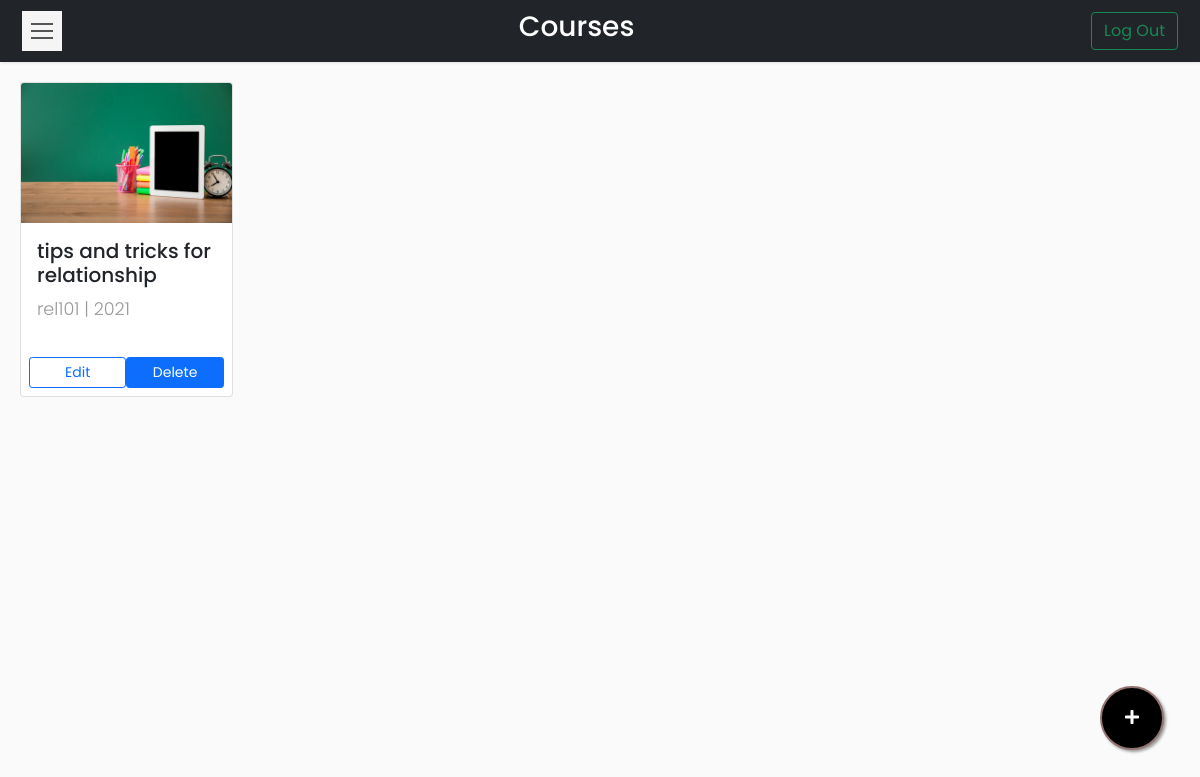
Page /Codes/teacher_courses_admin.php?id=7 (signed in) on the earlier database version.
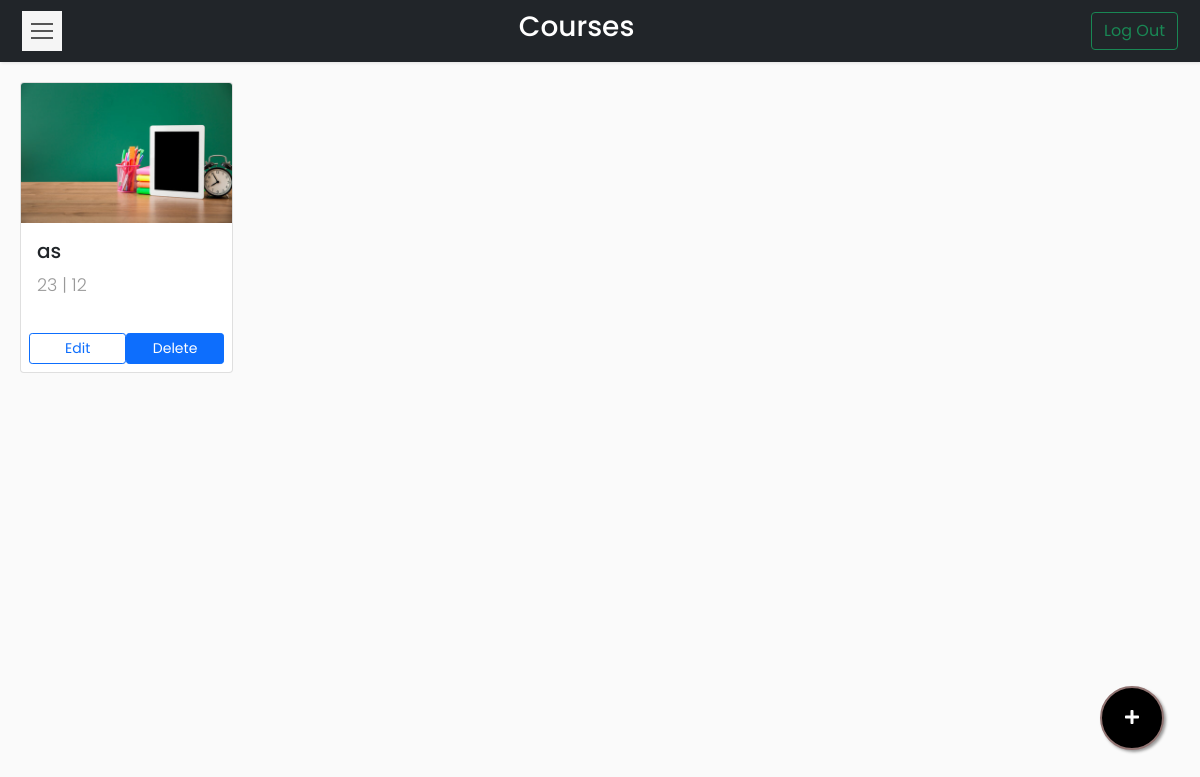
Same page on the later database version.
### tables this page shows
CREATE TABLE `courses` (
  `id` int(11) NOT NULL,
  `course_name` varchar(50) NOT NULL,
  `course_code` varchar(20) NOT NULL,
  `batch` varchar(20) NOT NULL,
  `semester` varchar(20) NOT NULL,
  `mct1` int(11) NOT NULL,
  `mct2` int(11) NOT NULL,
  `mct3` int(11) NOT NULL,
  `mct4` int(11) NOT NULL,
  `mmt1` int(11) NOT NULL,
  `mmt2` int(11) NOT NULL,
  `mta` int(11) NOT NULL,
  `met` int(11) NOT NULL,
  `mt` int(11) NOT NULL
);

### Codes/teacher_courses_admin.php (the view, shortened to what this page needs)
<?php
if (isset($_SESSION['id'])) {
    require_once __DIR__ . '/connection/connect.php';
    $id = $_GET['id'];
?>
    <!DOCTYPE html>
    <html>
    <head>
        <link rel="stylesheet" href="css/bootstrap.min.css" />
        <link rel="stylesheet" href="css/custom.css" />
    </head>
    <body>
        <nav class="navbar navbar-light bg-dark">
            <div class="container-fluid">
                <button type="button" id="sidebarCollapse" class="navbar-btn">
                    <span></span>
                    <span></span>
                    <span></span>
                </button>
                <span class="text-white h3">Courses</span>
                <form class="d-flex">
                    <a href="logout.php">
                        <button class="btn btn-outline-success" type="button">Log Out</button>
                    </a>
                </form>
            </div>
        </nav>
        <div class="wrapper">
            <div id="content">
                <button type="button" id="addIcon" data-bs-toggle="modal" data-bs-target="#new_course">
                    <i class="fa fa-plus"></i>
                </button>
                <div class="row row-cols-1 row-cols-md-5 g-4">
                    <?php
                    $sql = "SELECT course_name,course_code,batch FROM courses WHERE id=$id ORDER BY batch DESC";
                    $result = $conn->query($sql);
                    $i = 1;
                    while ($row = $result->fetch_assoc()) {
                    ?>
                        <div class="col">
                            <div class="card h-100 d-flex">
                                <a href="coursetable.php?course=<?php echo $row['course_code']; ?>">
                                    <img src="images/img<?php echo $i ?>.jpg" class="card-img-top" alt="Course Image">
                                    <div class="card-body">
                                        <h5 class="card-title"><?php echo $row['course_name'] ?></h5>
                                        <p class="card-text"><?php echo $row['course_code'] ?><?php echo " | " . $row['batch'] ?></p>
                                    </div>
                                </a>
                                <div class="button mt-2 d-flex flex-row align-items-center p-2">
                                    <button class="btn btn-sm btn-outline-primary w-100" data-bs-toggle="modal" data-bs-target="#edit_course" data-bs-whatever="<?php echo $row['course_code'] ?>">Edit</button>
                                    <button class="btn btn-sm btn-primary w-100 ml-2" data-bs-toggle="modal" data-bs-target="#delete_course" data-bs-whatever="<?php echo $row['course_code'] ?>">Delete</button>
                                </div>
                            </div>
                        </div>
                    <?php
                        $i++;
                    } ?>
                </div>
            </div>
        </div>
    <?php
} else {
    header('Location: index.php?error=INVALID USER');
    exit();
}
    ?>
    </body>
    </html>

Differences in the rows shown:
removed courses: course_name "tips and tricks for relationship", course_code "rel101", batch "2021"
added courses: course_name "as", course_code "23", batch "12"
